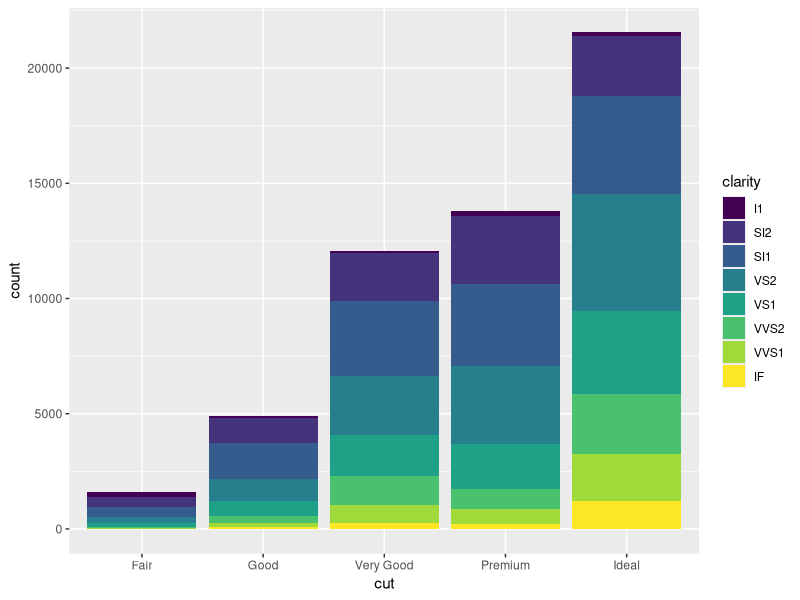
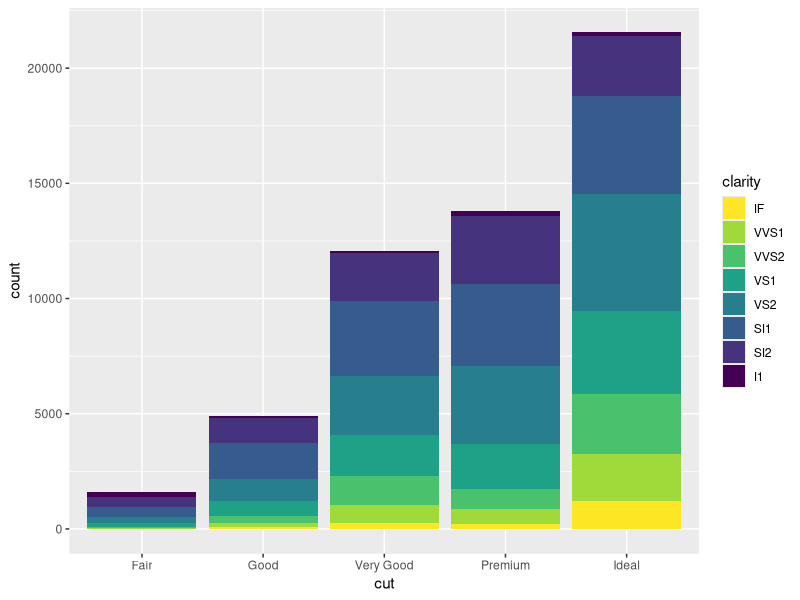
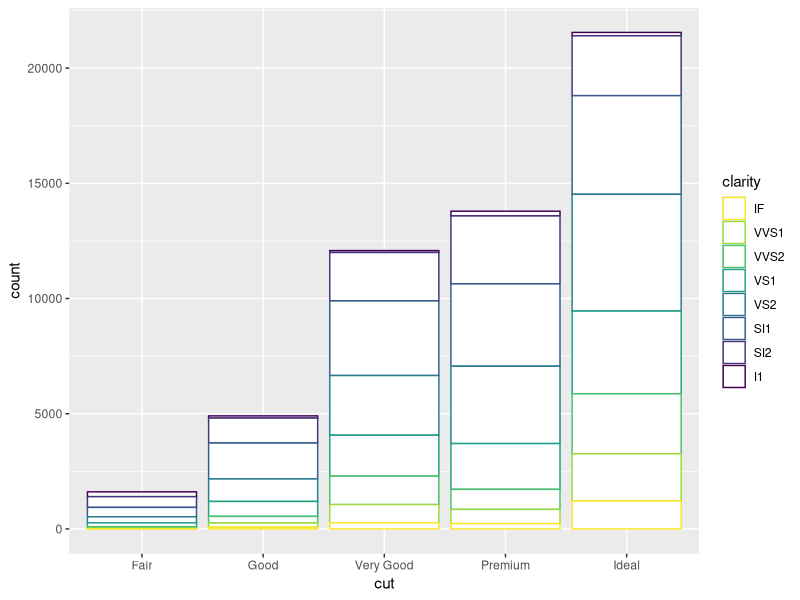
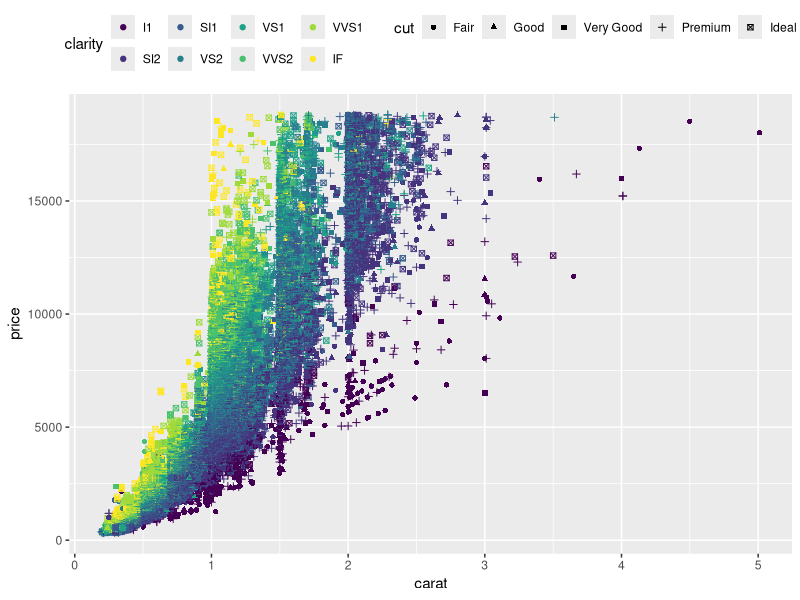
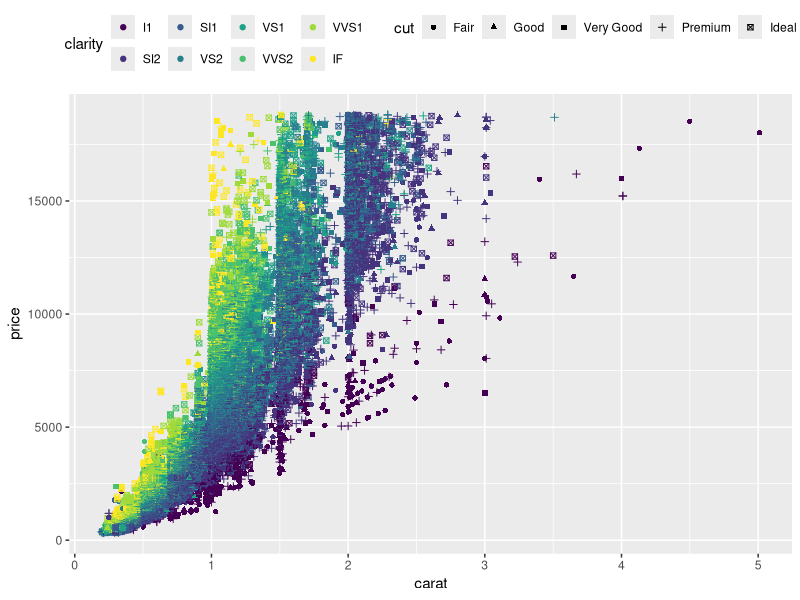
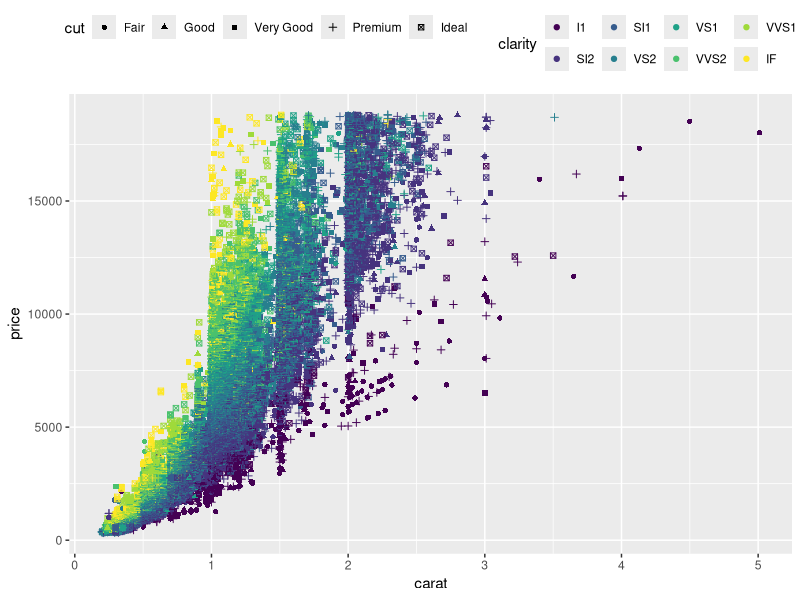
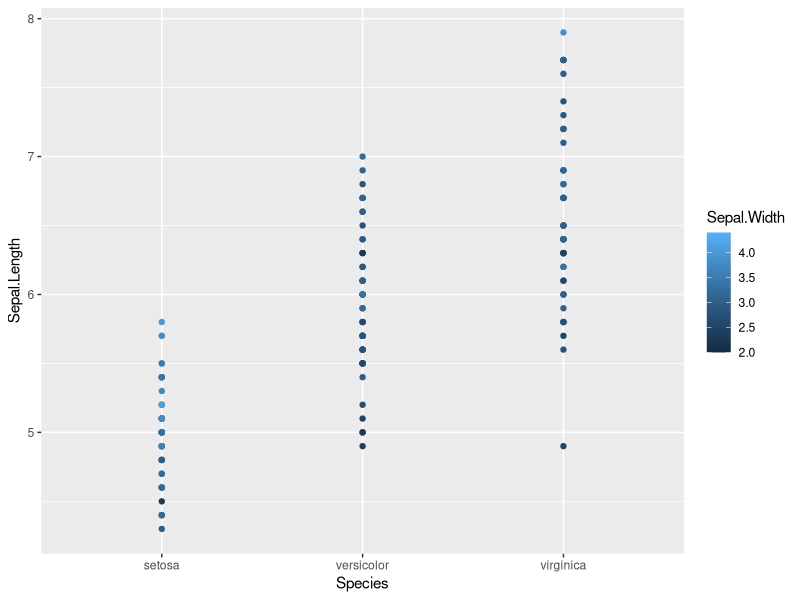
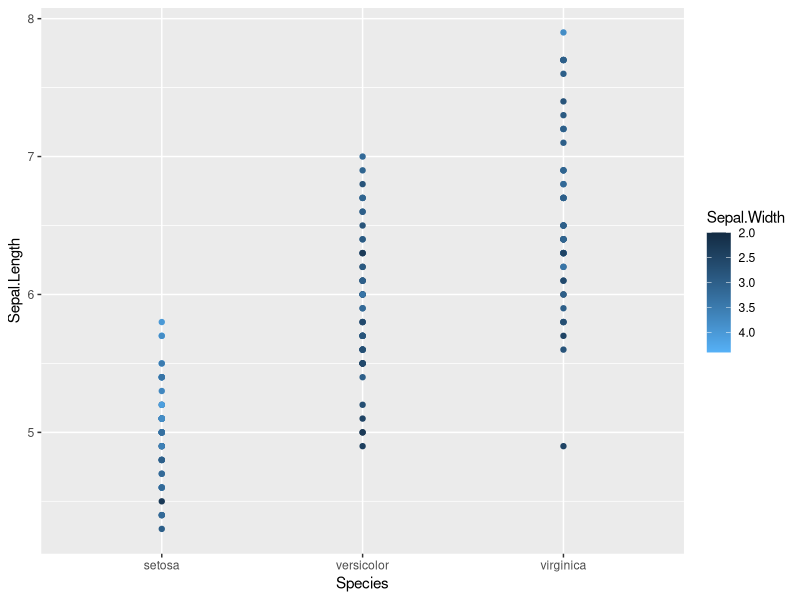

Write the R code that produced these figures, in order.
## ---- chunk 1
require(ggplot2)
p <- ggplot(diamonds, aes(cut, fill = clarity)) + 
  geom_bar()
p
## ---- chunk 2
p <- ggplot(diamonds, aes(cut, fill = clarity)) + 
  geom_bar() +
  guides(fill = guide_legend(reverse = TRUE))
p
## ---- chunk 3
p <- ggplot(diamonds, aes(cut, colour = clarity)) + 
  geom_bar(fill = "white") +
  guides(colour = guide_legend(reverse = TRUE))
p
## ---- chunk 4
p <- ggplot(diamonds, aes(carat, price, colour = clarity, shape = cut)) +
  geom_point() +
  theme(legend.position = "top")
p
## ---- chunk 5
p <- ggplot(diamonds, aes(carat, price, colour = clarity, shape = cut)) +
  geom_point() +
  theme(legend.position = "top") +
  guides(shape = guide_legend(order = 2),
         colour = guide_legend(order = 1))
p
p + guides(shape = guide_legend(order = 1),
         colour = guide_legend(order = 2))
## ---- chunk 6
p <- ggplot(iris, aes(x = Species, y = Sepal.Length, colour = Sepal.Width)) + 
  geom_point()
p
## ---- chunk 7
p <- ggplot(iris, aes(x = Species, y = Sepal.Length, colour = Sepal.Width)) + 
  geom_point() +
  guides(colour = guide_colourbar(reverse = TRUE))
p
## ---- chunk 8
p <- ggplot(diamonds, aes(carat, price, colour = depth, shape = cut)) +
  geom_point() +
  theme(legend.position = "top") +
  guides(shape = guide_legend(order = 1),
         colour = guide_colourbar(order = 2))
p
